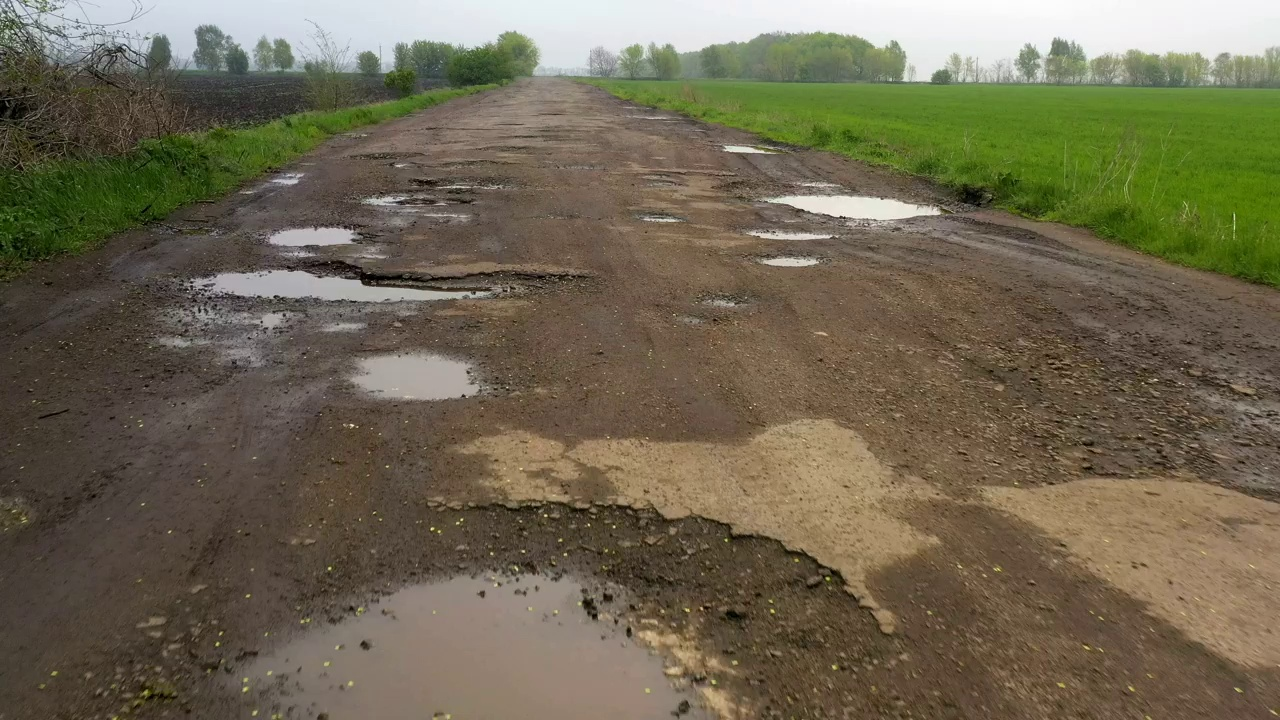
#> input picture dataset_combined_v2/images/train/frame_0000.jpg, 1280 x 720 px, found by its file name; its folder holds only this picture in this run
$ python verify_and_freeze_dataset.py
#> lines starting #> are read from the running program, lines starting #| are printed output that depends on the picture
"""
Phase 2 Pre-Training Verification & Manifest Freeze Script:
  1. Exact SHA256 duplicate check across all splits of dataset_unified
  2. Perceptual hash (dHash + pHash) near-duplicate check across splits (Hamming <= 8)
  3. Source provenance & sequential frame grouping audit
  4. External Rangoon annotation completeness, coordinate, size, & overlap audit
  5. Visual contact-sheet rendering for human/agent inspection of external_rangoon boxes
  6. Immutable frozen manifest JSON with SHA256 checksums
"""

import os
import re
import json
import hashlib
from collections import defaultdict
import cv2
import numpy as np

BASE_DIR = os.path.abspath(os.path.dirname(__file__))
UNIFIED_DIR = os.path.join(BASE_DIR, "dataset_unified")
MANIFEST_DIR = os.path.join(UNIFIED_DIR, "manifests")
os.makedirs(MANIFEST_DIR, exist_ok=True)


def sha256_file(path: str) -> str:
    h = hashlib.sha256()
    with open(path, "rb") as f:
        for chunk in iter(lambda: f.read(65536), b""):
            h.update(chunk)
    return h.hexdigest()


def dhash_64(img_bgr: np.ndarray) -> int:
    gray = cv2.cvtColor(img_bgr, cv2.COLOR_BGR2GRAY)
    resized = cv2.resize(gray, (9, 8), interpolation=cv2.INTER_AREA)
    diff = resized[:, 1:] > resized[:, :-1]
    val = 0
    for bit in diff.flatten():
        val = (val << 1) | int(bit)
    return val


def phash_64(img_bgr: np.ndarray) -> int:
    gray = cv2.cvtColor(img_bgr, cv2.COLOR_BGR2GRAY)
    resized = cv2.resize(gray, (32, 32), interpolation=cv2.INTER_AREA).astype(np.float32)
    dct = cv2.dct(resized)[:8, :8]
    med = np.median(dct.flatten()[1:])  # exclude DC term
    val = 0
    for bit in (dct > med).flatten():
        val = (val << 1) | int(bit)
    return val


def hamming(a: int, b: int) -> int:
    return (a ^ b).bit_count()


def parse_source_group(fname: str) -> str:
    if fname.startswith("rdd_in_India_"):
        # e.g. rdd_in_India_000123.jpg -> single frame ID in RDD2022 India
        return "rdd2022_india"
    if "frame_" in fname:
        return "phone_v1_video_sequence"
    if fname.startswith("rangoon_"):
        return "rangoon_road_video_sequence"
    return "other"


def main():
    splits = ["train", "val", "test", "external_rangoon"]
    records = []
    by_split = defaultdict(list)

    for sp in splits:
        img_dir = os.path.join(UNIFIED_DIR, "images", sp)
        lbl_dir = os.path.join(UNIFIED_DIR, "labels", sp)
        for fname in sorted(os.listdir(img_dir)):
            if not fname.lower().endswith((".jpg", ".jpeg", ".png", ".webp")):
                continue
            ip = os.path.join(img_dir, fname)
            lp = os.path.join(lbl_dir, os.path.splitext(fname)[0] + ".txt")
            img = cv2.imread(ip)
#> img is the input picture: shape (720, 1280, 3); mean B, G, R 81.3, 103.2, 111
            h_px, w_px = img.shape[:2] if img is not None else (0, 0)
#> h_px = 720; w_px = 1280
            img_sha = sha256_file(ip)
            lbl_sha = sha256_file(lp) if os.path.exists(lp) else None
            dh = dhash_64(img) if img is not None else 0
#> in dhash_64, `gray = cv2.cvtColor(img_bgr, cv2.COLOR_BGR2GRAY)`:
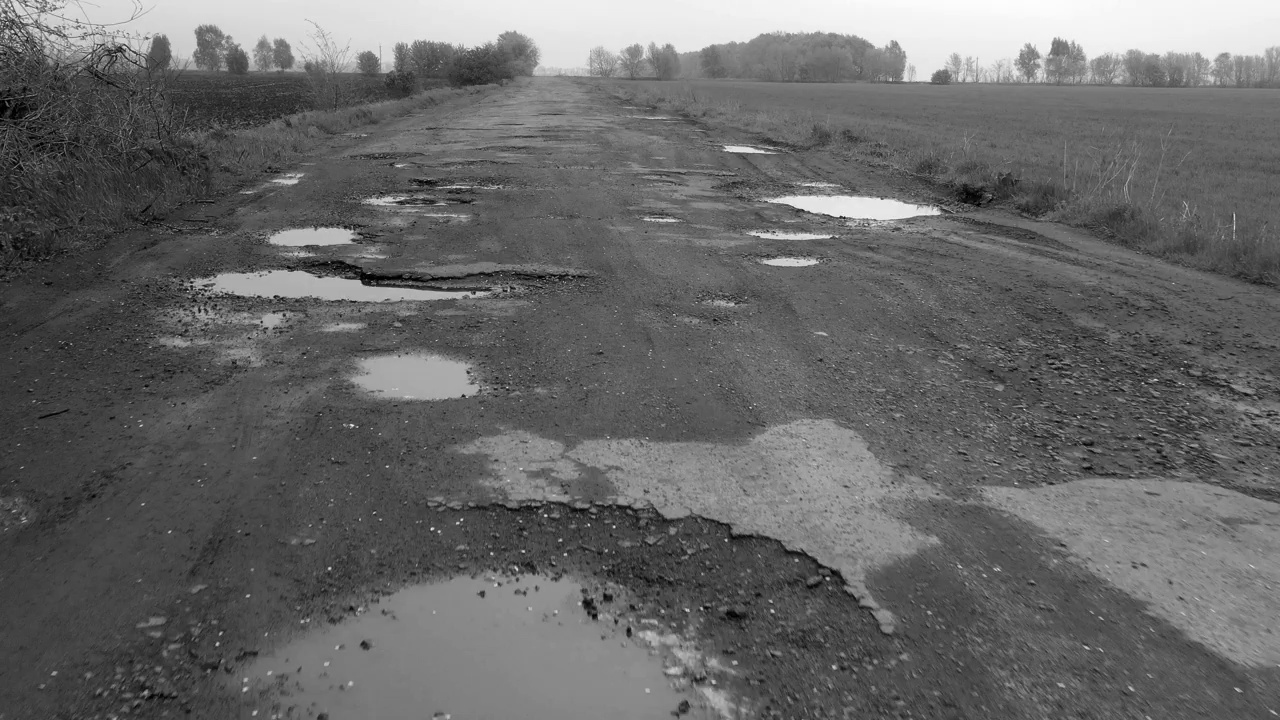
#> gray: shape (720, 1280); min 0, max 253, mean 103
#> the loop in dhash_64, `for bit in diff.flatten():` made 64 passes
#> (bit, val) on passes 3 to 14: (False, 6), (True, 13), (False, 26), (True, 53), (False, 106), (False, 212), (True, 425), (True, 851), (True, 1703), (False, 3406), (False, 6812), (False, 13624)
#> val on passes 1 to 2: 1, 3
#> after the loop in dhash_64, `for bit in diff.flatten():`: val = 15340062810733864931
#> dh = 15340062810733864931
            ph = phash_64(img) if img is not None else 0
#> in phash_64, `resized = cv2.resize(gray, (32, 32), interpolation=cv2.INTER_AREA).ast..`:
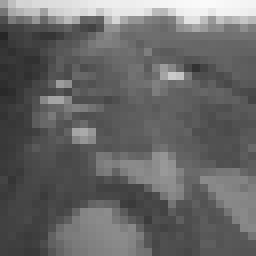
#> resized: shape (32, 32) float32 (shown 8 times larger); min 38, max 250, mean 103
#> in phash_64, `med = np.median(dct.flatten()[1:])`: med = -18.85
#> the loop in phash_64, `for bit in (dct > med).flatten():` made 64 passes
#> (bit, val) on passes 2 to 13: (False, 2), (False, 4), (False, 8), (False, 16), (False, 32), (True, 65), (False, 130), (True, 261), (False, 522), (False, 1044), (True, 2089), (False, 4178)
#> after the loop in phash_64, `for bit in (dct > med).flatten():`: val = 9408491031913273806
#> ph = 9408491031913273806
            boxes = []
            if os.path.exists(lp):
                with open(lp, "r", encoding="utf-8") as f:
                    for line in f:
                        parts = line.strip().split()
                        if len(parts) >= 5:
                            boxes.append([int(parts[0])] + [float(x) for x in parts[1:5]])
            rec = {
                "split": sp,
                "filename": fname,
                "source_group": parse_source_group(fname),
                "width": w_px,
                "height": h_px,
                "img_sha256": img_sha,
                "lbl_sha256": lbl_sha,
                "dhash": f"{dh:016x}",
                "phash": f"{ph:016x}",
                "dh_int": dh,
                "ph_int": ph,
                "num_boxes": len(boxes),
                "boxes": boxes,
            }
            records.append(rec)
            by_split[sp].append(rec)
#> pass 2 of the loop in main, `for sp in splits:`:
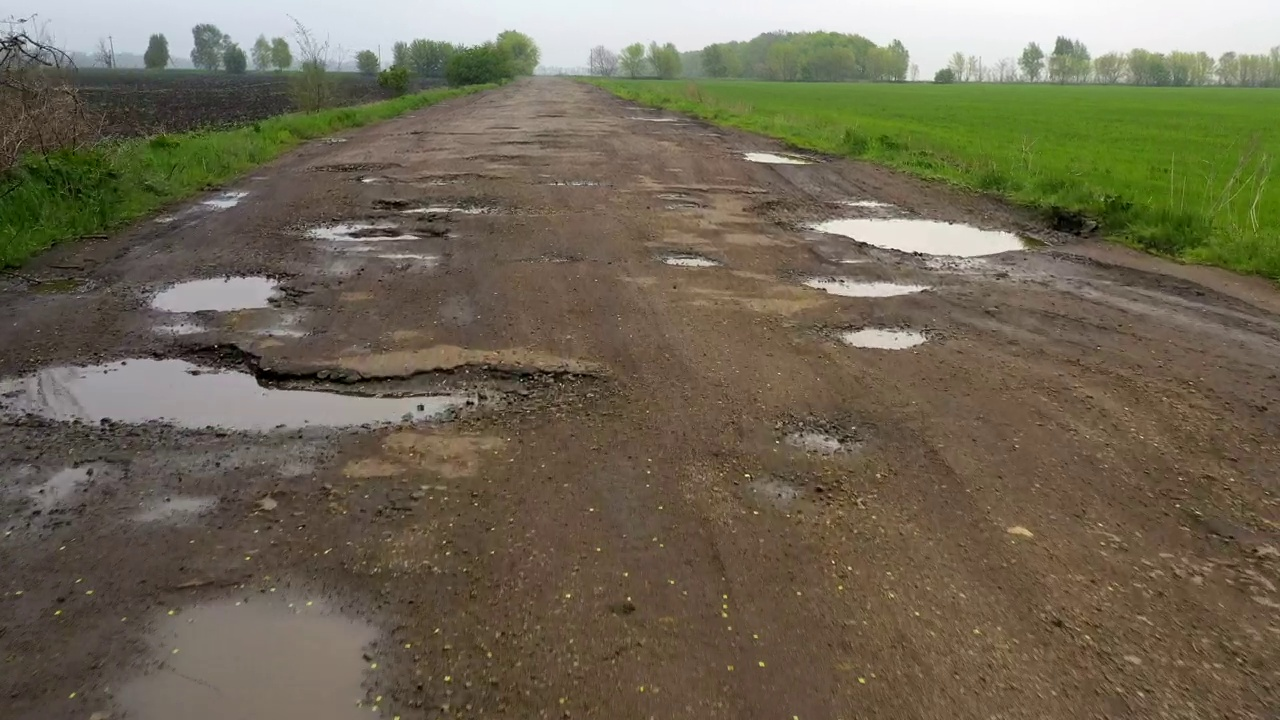
#> input picture dataset_combined_v2/images/val/frame_0003.jpg, 1280 x 720 px, found by its file name
#> in main, img is the input picture: shape (720, 1280, 3); mean B, G, R 82.7, 102.8, 110.6
#> in dhash_64 (call 2), `gray = cv2.cvtColor(img_bgr, cv2.COLOR_BGR2GRAY)`:
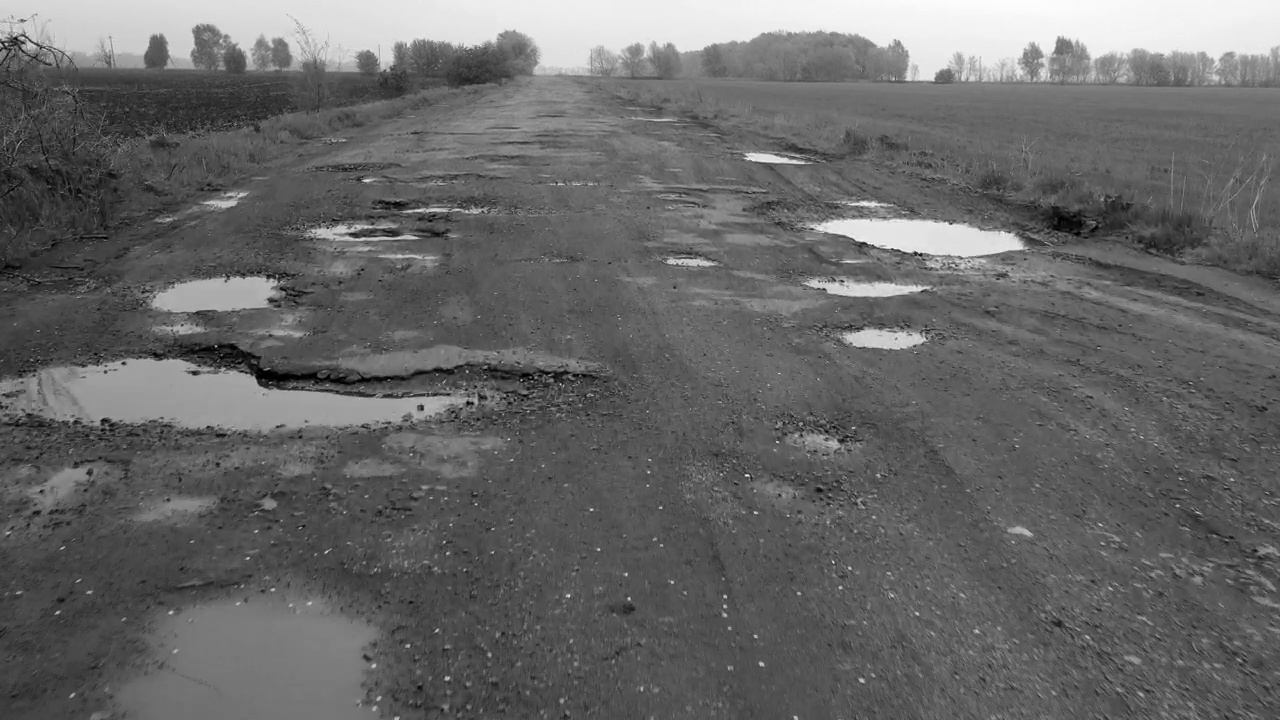
#> gray: shape (720, 1280); min 0, max 254, mean 102.9
#> the loop in dhash_64 (call 2), `for bit in diff.flatten():` made 64 passes
#> (bit, val) on passes 3 to 10: (False, 2), (True, 5), (False, 10), (True, 21), (False, 42), (False, 84), (True, 169), (True, 339)
#> after the loop in dhash_64 (call 2), `for bit in diff.flatten():`: val = 6116695045773892764
#> in phash_64 (call 2), `resized = cv2.resize(gray, (32, 32), interpolation=cv2.INTER_AREA).ast..`:
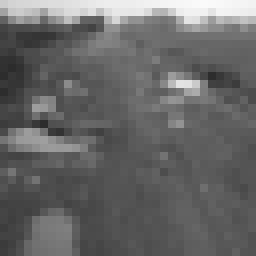
#> resized: shape (32, 32) float32 (shown 8 times larger); min 44, max 250, mean 102.9
#> med = -1.83
#> the loop in phash_64 (call 2), `for bit in (dct > med).flatten():` made 64 passes
#> (bit, val) on passes 2 to 9: (False, 2), (False, 4), (True, 9), (False, 18), (False, 36), (False, 72), (False, 144), (True, 289)
#> after the loop in phash_64 (call 2), `for bit in (dct > med).flatten():`: val = 10416454225626436322

    # 1. Exact SHA256 duplicates (within-split and cross-split)
    sha_map = defaultdict(list)
    for r in records:
        sha_map[r["img_sha256"]].append((r["split"], r["filename"]))
    exact_dups = {k: v for k, v in sha_map.items() if len(v) > 1}

    # 2. Perceptual hash near-duplicates (dHash <= 6 or pHash <= 6) across splits AND within splits
    cross_near_dups = []
    within_near_dups = defaultdict(list)
    n = len(records)
    for i in range(n):
        for j in range(i + 1, n):
            ri, rj = records[i], records[j]
            d_dist = hamming(ri["dh_int"], rj["dh_int"])
            p_dist = hamming(ri["ph_int"], rj["ph_int"])
            if d_dist <= 6 or p_dist <= 6:
                pair = {
                    "a": f"{ri['split']}/{ri['filename']}",
                    "b": f"{rj['split']}/{rj['filename']}",
                    "dhash_dist": d_dist,
                    "phash_dist": p_dist,
                }
                if ri["split"] != rj["split"]:
                    cross_near_dups.append(pair)
                else:
                    within_near_dups[ri["split"]].append(pair)

    # 3. Source-video grouping check
    group_by_split = {
        sp: dict(sorted(defaultdict(int, {
            g: sum(1 for r in by_split[sp] if r["source_group"] == g)
            for g in set(r["source_group"] for r in by_split[sp])
        }).items()))
        for sp in splits
    }

    # 4. External Rangoon annotation geometry audit + contact sheet
    rangoon_audit = {
        "total_images": len(by_split["external_rangoon"]),
        "total_boxes": sum(r["num_boxes"] for r in by_split["external_rangoon"]),
        "images_with_zero_boxes": [r["filename"] for r in by_split["external_rangoon"] if r["num_boxes"] == 0],
        "large_boxes_area_gt_0_30": [],
        "tiny_boxes_area_lt_0_005": [],
        "edge_touching_boxes": [],
        "box_areas": [],
    }
    tiles = []
    for r in by_split["external_rangoon"]:
        ip = os.path.join(UNIFIED_DIR, "images", "external_rangoon", r["filename"])
        img = cv2.imread(ip)
        ih, iw = img.shape[:2]
        vis = img.copy()
        for b_idx, b in enumerate(r["boxes"]):
            _, xc, yc, w, h = b
            area = w * h
            rangoon_audit["box_areas"].append(area)
            x1 = int((xc - w / 2) * iw)
            y1 = int((yc - h / 2) * ih)
            x2 = int((xc + w / 2) * iw)
            y2 = int((yc + h / 2) * ih)
            cv2.rectangle(vis, (max(0, x1), max(0, y1)), (min(iw - 1, x2), min(ih - 1, y2)), (0, 255, 0), 3)
            cv2.putText(vis, f"B{b_idx+1}", (max(4, x1 + 4), max(22, y1 + 22)), cv2.FONT_HERSHEY_SIMPLEX, 0.7, (0, 255, 255), 2)
            if area > 0.30:
                rangoon_audit["large_boxes_area_gt_0_30"].append({"file": r["filename"], "box": b_idx + 1, "area": round(area, 3), "w": round(w, 3), "h": round(h, 3)})
            if area < 0.005:
                rangoon_audit["tiny_boxes_area_lt_0_005"].append({"file": r["filename"], "box": b_idx + 1, "area": round(area, 4)})
            if (xc - w / 2) <= 0.01 or (yc - h / 2) <= 0.01 or (xc + w / 2) >= 0.99 or (yc + h / 2) >= 0.99:
                rangoon_audit["edge_touching_boxes"].append({"file": r["filename"], "box": b_idx + 1})
        cv2.putText(vis, f"{r['filename']} ({r['num_boxes']})", (8, ih - 12), cv2.FONT_HERSHEY_SIMPLEX, 0.6, (255, 255, 255), 2)
        tiles.append(cv2.resize(vis, (320, 180)))

    # 7 rows x 5 cols contact sheet
    rows_img = []
    for row_i in range(7):
        row_tiles = tiles[row_i * 5:(row_i + 1) * 5]
        rows_img.append(np.hstack(row_tiles))
    contact = np.vstack(rows_img)
    contact_out = os.path.join(MANIFEST_DIR, "external_rangoon_audit_sheet.jpg")
    cv2.imwrite(contact_out, contact, [cv2.IMWRITE_JPEG_QUALITY, 90])

    # 5. Check RDD2022/India/test & evaluation/ground_truth_labels status
    rdd_test_imgs_dir = os.path.join(BASE_DIR, "RDD2022", "India", "test", "images")
    rdd_test_count = len(os.listdir(rdd_test_imgs_dir)) if os.path.exists(rdd_test_imgs_dir) else 0
    eval_lbl_dir = os.path.join(BASE_DIR, "evaluation", "ground_truth_labels")
    eval_nonempty = 0
    if os.path.exists(eval_lbl_dir):
        eval_nonempty = sum(1 for f in os.listdir(eval_lbl_dir) if os.path.getsize(os.path.join(eval_lbl_dir, f)) > 0)

    # Strip integer hash fields before saving JSON
    clean_records = {}
    for sp in splits:
        clean_records[sp] = [
            {k: v for k, v in r.items() if k not in ("dh_int", "ph_int", "boxes")}
            for r in by_split[sp]
        ]

    manifest = {
        "manifest_version": "dataset_unified_v1_frozen",
        "splits_summary": {
            sp: {
                "images": len(by_split[sp]),
                "boxes": sum(r["num_boxes"] for r in by_split[sp]),
                "negative_images": sum(1 for r in by_split[sp] if r["num_boxes"] == 0),
                "source_groups": group_by_split[sp],
            }
            for sp in splits
        },
        "integrity_checks": {
            "exact_sha256_duplicates": len(exact_dups),
            "cross_split_perceptual_near_dups_hamming_le_6": cross_near_dups,
            "within_split_perceptual_near_dups_counts": {k: len(v) for k, v in within_near_dups.items()},
            "within_split_perceptual_near_dups_sample": {k: v[:10] for k, v in within_near_dups.items()},
        },
        "external_rangoon_audit": {
            "total_images": rangoon_audit["total_images"],
            "total_boxes": rangoon_audit["total_boxes"],
            "images_with_zero_boxes": rangoon_audit["images_with_zero_boxes"],
            "large_boxes_area_gt_0_30_count": len(rangoon_audit["large_boxes_area_gt_0_30"]),
            "large_boxes_area_gt_0_30": rangoon_audit["large_boxes_area_gt_0_30"],
            "tiny_boxes_area_lt_0_005_count": len(rangoon_audit["tiny_boxes_area_lt_0_005"]),
            "edge_touching_boxes_count": len(rangoon_audit["edge_touching_boxes"]),
            "median_box_area": round(float(np.median(rangoon_audit["box_areas"])), 4),
            "mean_box_area": round(float(np.mean(rangoon_audit["box_areas"])), 4),
        },
        "untouched_test_assessment": {
            "rdd2022_india_official_test_images_without_labels": rdd_test_count,
            "evaluation_40_frames_annotated_count": eval_nonempty,
            "dataset_unified_test_previously_inspected": True,
            "external_rangoon_previously_inspected": True,
        },
        "files": clean_records,
    }

    manifest_path = os.path.join(MANIFEST_DIR, "frozen_manifest_v1.json")
    with open(manifest_path, "w", encoding="utf-8") as f:
        json.dump(manifest, f, indent=2)
    manifest_sha = sha256_file(manifest_path)

    # Save top-level checksum record
    checksum_path = os.path.join(MANIFEST_DIR, "frozen_manifest_v1.sha256")
    with open(checksum_path, "w", encoding="utf-8") as f:
        f.write(f"{manifest_sha}  frozen_manifest_v1.json\n")
        f.write(f"{sha256_file(os.path.join(UNIFIED_DIR, 'data.yaml'))}  data.yaml\n")
        f.write(f"{sha256_file(os.path.join(UNIFIED_DIR, 'data_external_rangoon.yaml'))}  data_external_rangoon.yaml\n")

    print("=== MANIFEST & INTEGRITY SUMMARY ===")
    print("Manifest SHA256:", manifest_sha)
    print("Exact SHA256 duplicates:", len(exact_dups))
    print("Cross-split perceptual near-dups (dHash<=6 or pHash<=6):", len(cross_near_dups))
    for p in cross_near_dups[:15]:
        print("  CROSS:", p)
    print("Within-split perceptual near-dups:", {k: len(v) for k, v in within_near_dups.items()})
    print("Source groups by split:", json.dumps(group_by_split, indent=2))
    print("External Rangoon audit:", json.dumps(manifest["external_rangoon_audit"], indent=2))
    print("Untouched test assessment:", json.dumps(manifest["untouched_test_assessment"], indent=2))


if __name__ == "__main__":
#> (the run stopped early here; a loop or call above may not have finished)
